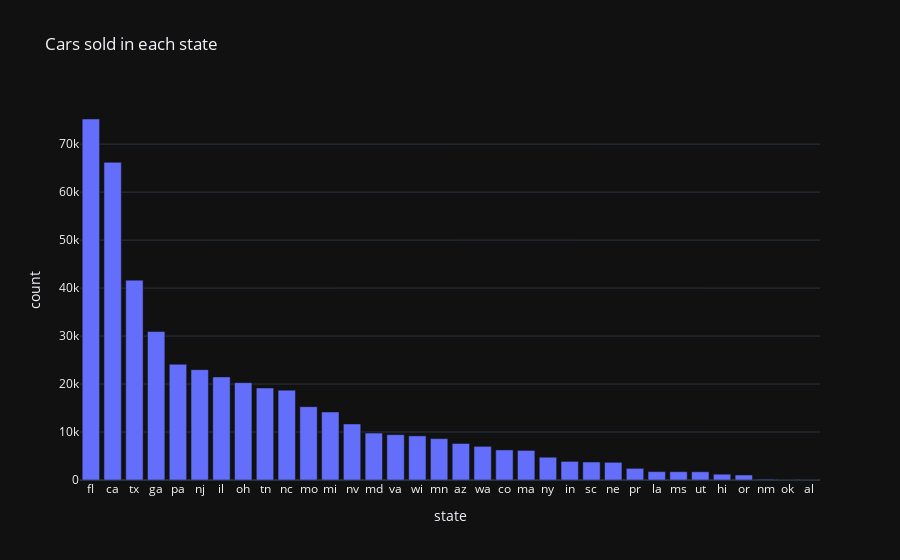

This figure's notebook cell:
### Markdown cell above
Top Car brand sold in the US is Ford reaching just above the 80k mark. Then followed by Chevrolet with above 50k, Nissian, Toyota and Dodge follow.

### Code cell
# A bar graph for cars sold in each state
state = clean_cars['state'].value_counts()
px.bar(state,
       y='count',
      title = 'Cars sold in each state',
       template='plotly_dark'
      )

### Figure 1 — Plotly figure (JSON) as saved in the notebook; plotly's stock layout.template omitted (floating-point values rounded to 4 significant figures)
{"data": [{"alignmentgroup": "True", "hovertemplate": "state=%{x}<br>count=%{y}<extra></extra>", "legendgroup": "", "marker": {"color": "#636efa", "pattern": {"shape": ""}}, "name": "", "offsetgroup": "", "orientation": "v", "showlegend": false, "textposition": "auto", "type": "bar", "x": ["fl", "ca", "tx", "ga", "pa", "nj", "il", "oh", "tn", "nc", "mo", "mi", "nv", "md", "va", "wi", "mn", "az", "wa", "co", "ma", "ny", "in", "sc", "ne", "pr", "la", "ms", "ut", "hi", "or", "nm", "ok", "al"], "xaxis": "x", "y": [75243, 66213, 41657, 30939, 24117, 23003, 21494, 20294, 19183, 18731, 15286, 14185, 11682, 9788, 9448, 9196, 8627, 7612, 7012, 6270, 6167, 4749, 3879, 3754, 3685, 2427, 1744, 1730, 1716, 1205, 1047, 163, 54, 25], "yaxis": "y"}], "layout": {"autosize": true, "barmode": "relative", "legend": {"tracegroupgap": 0}, "title": {"text": "Cars sold in each state"}, "xaxis": {"anchor": "y", "autorange": true, "domain": [0, 1], "range": [-0.5, 33.5], "title": {"text": "state"}, "type": "category"}, "yaxis": {"anchor": "x", "autorange": true, "domain": [0, 1], "range": [0, 79200.0], "title": {"text": "count"}, "type": "linear"}}}
